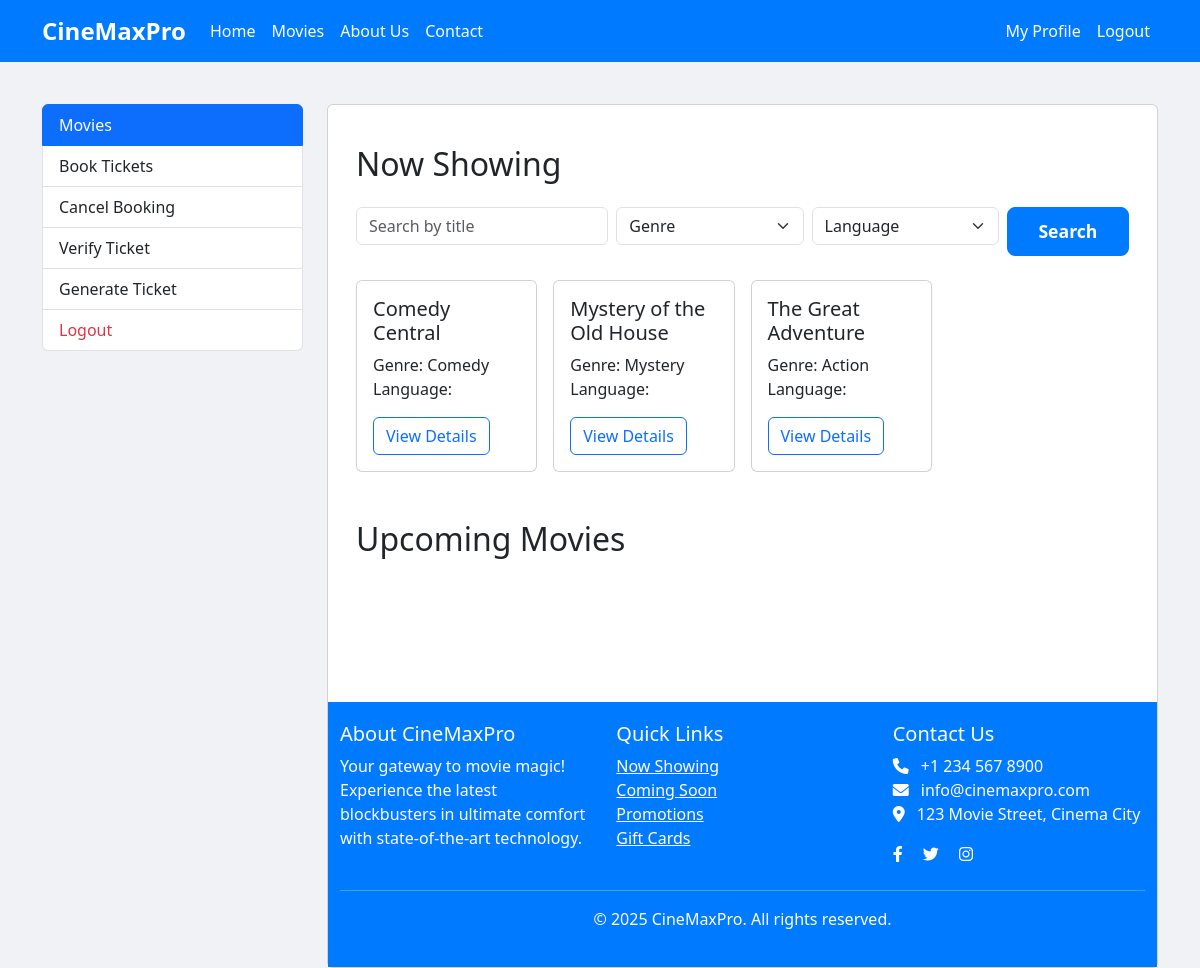
Screenshot of /user_dashboard.php (signed in) with the database file from the repository.
### tables this page shows
CREATE TABLE `movies` (
  `movie_id` int(11) NOT NULL,
  `title` varchar(255) NOT NULL,
  `genre` varchar(100) DEFAULT NULL,
  `director` varchar(100) DEFAULT NULL,
  `release_date` date DEFAULT NULL,
  `duration_minutes` int(11) DEFAULT NULL,
  `description` text DEFAULT NULL,
  `rating` decimal(3,1) DEFAULT NULL,
  `poster_path` varchar(255) DEFAULT NULL,
  `language` varchar(50) DEFAULT NULL,
  `cast` text DEFAULT NULL,
  `trailer_link` varchar(255) DEFAULT NULL,
  `age_rating` varchar(10) DEFAULT NULL
);

### includes/functions.php (called while the page is built, shortened)
<?php
function sanitize_string($data) {
    $data = $data ?? '';
    return htmlspecialchars(trim($data), ENT_QUOTES, 'UTF-8');
}
?>

### movies_user_view.php (the view, shortened to what this page needs)
<?php
require_once __DIR__ . '/includes/functions.php';
$search = trim($_GET['search'] ?? '');
$where = [];
$params = [];
$where_sql = $where ? "WHERE " . implode(' AND ', $where) : "";
$now_sql = "SELECT * FROM movies " . ($where_sql ? $where_sql . " AND" : "WHERE") . " release_date <= CURDATE() ORDER BY release_date DESC";
$now_movies = $pdo->prepare($now_sql); $now_movies->execute($params); $now_movies = $now_movies->fetchAll(PDO::FETCH_ASSOC);
?>
<div class="container py-4">
    <h2 class="mb-4">Now Showing</h2>
    <form method="GET" class="row g-2 mb-4">
        <div class="col-md-4"><input type="text" name="search" class="form-control" placeholder="Search by title" value="<?= htmlspecialchars($search) ?>"></div>
        <div class="col-md-3">
            <select name="genre" class="form-select"><option value="">Genre</option></select>
        </div>
        <div class="col-md-3">
            <select name="language" class="form-select"><option value="">Language</option></select>
        </div>
        <div class="col-md-2"><button type="submit" class="btn btn-primary w-100">Search</button></div>
    </form>
    <div class="row g-3 mb-5">
        <?php foreach ($now_movies as $mv): ?>
        <div class="col-md-3">
            <div class="card h-100">
                <div class="card-body">
                    <h5 class="card-title"><?= sanitize_string($mv['title']) ?></h5>
                    <p class="card-text">Genre: <?= sanitize_string($mv['genre']) ?><br>Language: <?= sanitize_string($mv['language']) ?></p>
                    <a href="?movie_id=<?= $mv['movie_id'] ?>" class="btn btn-outline-primary">View Details</a>
                </div>
            </div>
        </div>
        <?php endforeach; ?>
    </div>
    <h2 class="mb-4">Upcoming Movies</h2>
</div>
<?php require_once __DIR__ . '/includes/footer.php'; ?>

### assets/style.css (style rules this page uses)
body { font-family: 'Segoe UI', Roboto, 'Helvetica Neue', Arial, sans-serif; background-color: #f0f2f5; display: flex; align-items: center; justify-content: center; min-height: 100vh; margin: 0; color: #333; }
.btn-primary { background-color: #007bff; border-color: #007bff; padding: 10px 20px; font-size: 1.1rem; border-radius: 8px; font-weight: 600; transition: background-color 0.2s ease-in-out, border-color 0.2s ease-in-out, box-shadow 0.2s ease-in-out; }

### includes/header.php (style rules this page uses)
.btn-primary { background-color: #007bff; border-color: #007bff; }

### rows the page displays
movies: title "Comedy Central", genre "Comedy"
movies: title "Mystery of the Old House", genre "Mystery"
movies: title "The Great Adventure", genre "Action"
